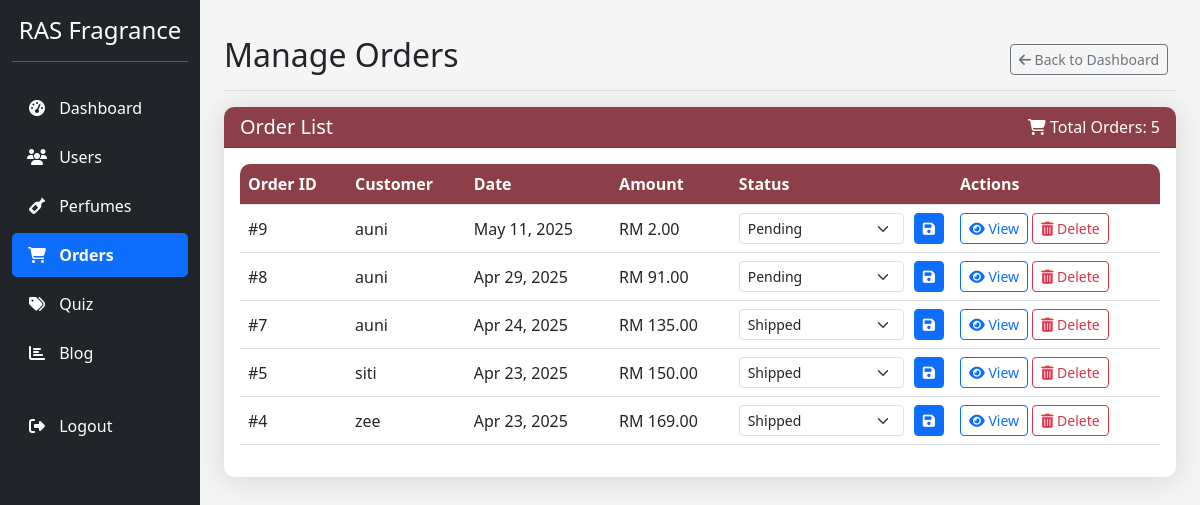
The app's page /manage_orders.php (signed in) with its own data.
### tables this page shows
CREATE TABLE `orders` (
  `order_id` int(11) NOT NULL,
  `customer_name` varchar(255) NOT NULL,
  `total` decimal(10,2) NOT NULL,
  `status` enum('Pending','Shipped','Completed','Canceled') DEFAULT 'Pending',
  `order_date` timestamp NOT NULL DEFAULT current_timestamp()
);

### manage_orders.php (the view, shortened to what this page needs)
<?php
include 'db_connection.php';
$total_orders = 0;
$total_result = $conn->query("SELECT COUNT(*) FROM Orders");
if ($total_result) {
    $total_orders = $total_result->fetch_row()[0];
}
$order_query = "SELECT order_id, customer_name, total, order_date, status
                FROM Orders
                ORDER BY order_date DESC";
$order_result = $conn->query($order_query);
$orders = [];
if ($order_result) {
    while ($row = $order_result->fetch_assoc()) {
        $orders[] = $row;
    }
}
?>
<!DOCTYPE html>
<html lang="en">
<head>
    <link href="https://cdn.jsdelivr.net/npm/bootstrap@5.3.0/dist/css/bootstrap.min.css" rel="stylesheet">
    <link rel="stylesheet" href="https://cdnjs.cloudflare.com/ajax/libs/font-awesome/6.4.0/css/all.min.css">
</head>
<body>
    <div class="container-fluid">
        <div class="row">
            <?php
            include 'admin_menu.php';
            ?>
            <main class="col-md-9 ms-sm-auto col-lg-10 px-md-4 main-content">
                <div class="d-flex justify-content-between flex-wrap flex-md-nowrap align-items-center pt-3 pb-2 mb-3 page-header">
                    <h1 class="h2">Manage Orders</h1>
                    <div class="btn-toolbar mb-2 mb-md-0">
                        <div class="btn-group me-2">
                            <a href="admin_dashboard.php" class="btn btn-sm btn-outline-secondary">
                                <i class="fas fa-arrow-left"></i> Back to Dashboard
                            </a>
                        </div>
                    </div>
                </div>
                <div class="card">
                    <div class="card-header d-flex justify-content-between align-items-center">
                        <h5 class="mb-0">Order List</h5>
                        <div class="text-white">
                            <i class="fas fa-shopping-cart"></i> Total Orders: <?= $total_orders ?>
                        </div>
                    </div>
                    <div class="card-body">
                        <div class="table-responsive">
                            <table class="table table-hover align-middle">
                                <thead>
                                    <tr>
                                        <th>Order ID</th>
                                        <th>Customer</th>
                                        <th>Date</th>
                                        <th>Amount</th>
                                        <th>Status</th>
                                        <th>Actions</th>
                                    </tr>
                                </thead>
                                <tbody>
                                    <?php if (!empty($orders)): ?>
                                        <?php foreach ($orders as $order): ?>
                                            <tr>
                                                <td>#<?= htmlspecialchars($order['order_id']) ?></td>
                                                <td><?= htmlspecialchars($order['customer_name']) ?></td>
                                                <td><?= date('M j, Y', strtotime($order['order_date'])) ?></td>
                                                <td>RM <?= number_format($order['total'], 2) ?></td>
                                                <td>
                                                    <form method="POST" class="status-form">
                                                        <select name="status" class="form-select form-select-sm">
                                                            <option value="Pending" <?= $order['status'] == 'Pending' ? 'selected' : '' ?>>Pending</option>
                                                            <option value="Shipped" <?= $order['status'] == 'Shipped' ? 'selected' : '' ?>>Shipped</option>
                                                        </select>
                                                        <button type="submit" class="btn btn-sm btn-primary">
                                                            <i class="fas fa-save"></i>
                                                        </button>
                                                    </form>
                                                </td>
                                                <td>
                                                    <a href="view_order.php?id=<?= $order['order_id'] ?>" class="btn btn-sm btn-outline-primary">
                                                        <i class="fas fa-eye"></i> View
                                                    </a>
                                                    <a href="?delete_id=<?= $order['order_id'] ?>"
                                                       class="btn btn-sm btn-outline-danger"
                                                       onclick="return confirm('Are you sure you want to delete this order?')">
                                                        <i class="fas fa-trash-alt"></i> Delete
                                                    </a>
                                                </td>
                                            </tr>
                                        <?php endforeach; ?>
                                    <?php else: ?>
                                        <tr>
                                            <td colspan="6" class="text-center py-4">No orders found.</td>
                                        </tr>
                                    <?php endif; ?>
                                </tbody>
                            </table>
                        </div>
                    </div>
                </div>
            </main>
        </div>
    </div>
</body>
</html>

### manage_orders.php (style rules this page uses)
:root { --primary: #8C3F49; --secondary: #6c757d; --light: #f8f9fa; --dark: #343a40; }
body { font-family: 'Segoe UI', Tahoma, Geneva, Verdana, sans-serif; background-color: #f5f5f5; }
.main-content { padding: 20px; }
.card { border: none; border-radius: 10px; box-shadow: 0 0.15rem 1.75rem 0 rgba(33, 40, 50, 0.15); margin-bottom: 20px; }
.card-header { background-color: var(--primary); color: white; border-radius: 10px 10px 0 0 !important; }
.table-responsive { border-radius: 10px; overflow: hidden; }
.table th { background-color: var(--primary); color: white; }
.page-header { border-bottom: 1px solid #dee2e6; padding-bottom: 1rem; margin-bottom: 2rem; }
.status-form { display: flex; gap: 10px; align-items: center; }

### records on screen
orders: order_id "9", customer_name "auni", order_date "May 11, 2025", total "2.00", status "Pending"
orders: order_id "8", customer_name "auni", order_date "Apr 29, 2025", total "91.00", status "Pending"
orders: order_id "7", customer_name "auni", order_date "Apr 24, 2025", total "135.00", status "Shipped"
orders: order_id "5", customer_name "siti", order_date "Apr 23, 2025", total "150.00", status "Shipped"
orders: order_id "4", customer_name "zee", order_date "Apr 23, 2025", total "169.00", status "Shipped"

### other values on screen
$total_orders "5"
